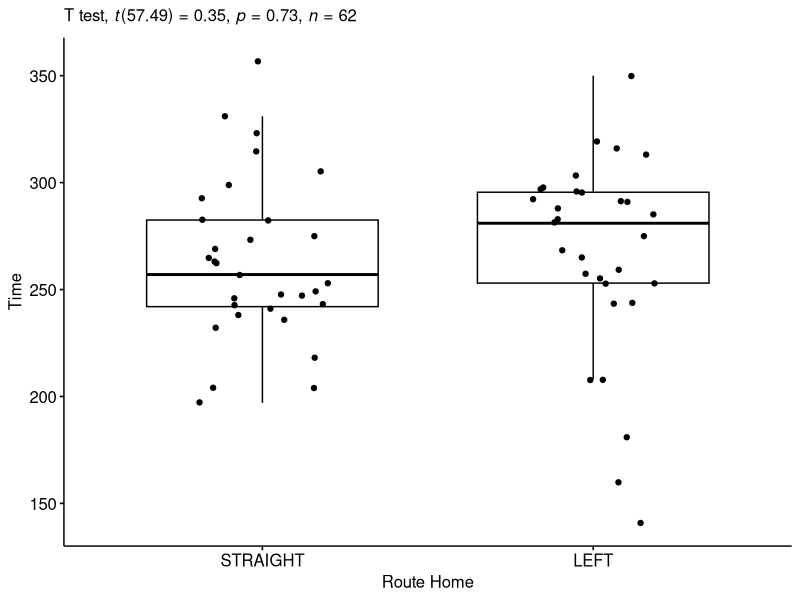
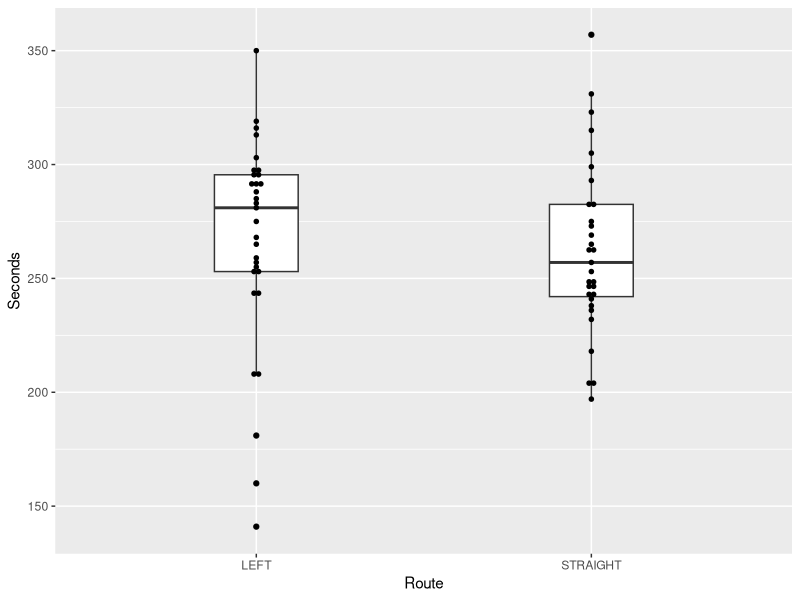
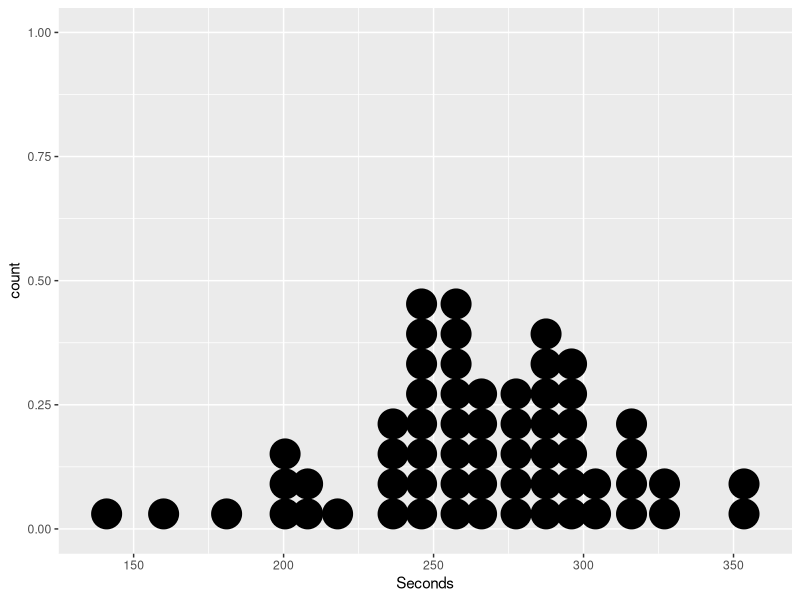
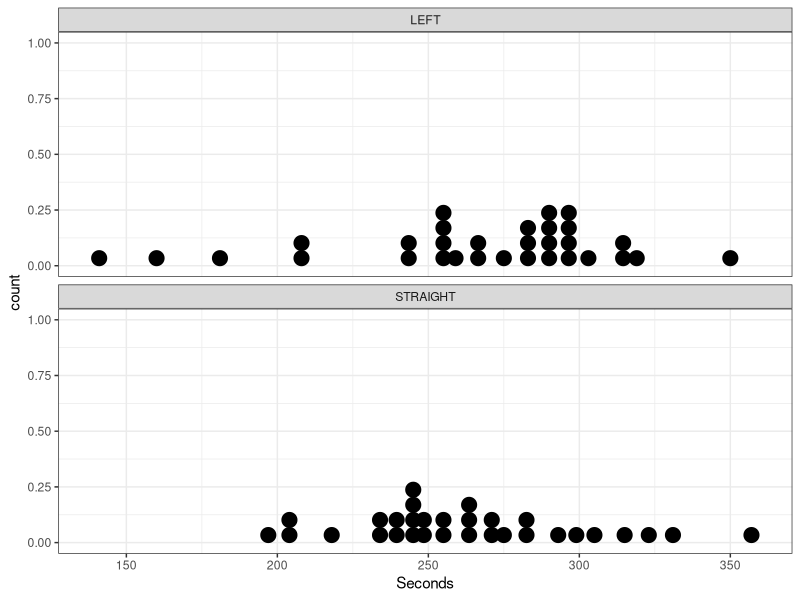

The R source for these figures, in order:
path <- getwd()  # Set the working directory as the current path

library(readr)
library(ggridges)
library(tidyverse)
library(ggpubr)
library(rstatix)
library(ggplot2)

traffic_data <- read_csv("Traffic_Data.csv")

#Summary Statistics
traffic_data %>%
  group_by(Route) %>%
  get_summary_stats(Seconds, type = "mean_sd")


# Compute t-test
res <- t.test(Seconds ~ Route, data = traffic_data)
res

stat.test <- traffic_data %>% 
  t_test(Seconds ~ Route) %>%
  add_significance()
stat.test

stat.test2 <- traffic_data %>%
  t_test(Seconds ~ Route, var.equal = TRUE) %>%
  add_significance()
stat.test2

traffic_data %>%
  t_test(Seconds ~ Route, detailed = TRUE) %>%
  add_significance()

# Effect size
#Cohen's d for Student t-test
traffic_data %>%  cohens_d(Seconds ~ Route, var.equal = TRUE)

traffic_data %>%  cohens_d(Seconds ~ Route, var.equal = FALSE)

# Create side-by-side box-plots with t-test statistics
bxp <- ggboxplot(
  traffic_data, x = "Route", y = "Seconds", 
  ylab = "Time", xlab = "Route Home", add = "jitter"
)
# Add p-value and significance levels
stat.test <- stat.test %>% add_xy_position(x = "Route Home")
bxp + 
  stat_pvalue_manual(stat.test, tip.length = 0) +
  labs(subtitle = get_test_label(stat.test, detailed = TRUE))



# Side-by-side vertical boxplots of Traffic Routes with dots
ggplot(traffic_data, aes(x = Route, y = Seconds)) +
  geom_boxplot(aes(x = Route, group = Route), width = .25) +
  geom_dotplot(
    aes(x = Route, group = Route),
    binaxis = "y",
    binwidth = 2,
    stackdir = "center"
  ) 
  

#Plot stacked dotplot charts
ggplot(traffic_data, aes(x = Seconds)) + geom_dotplot(binwidth = 10)

ggplot(traffic_data, aes(x=Seconds)) +
  geom_dotplot(binwidth=5) +
  theme_bw() +
  facet_wrap(~ Route, ncol=1)